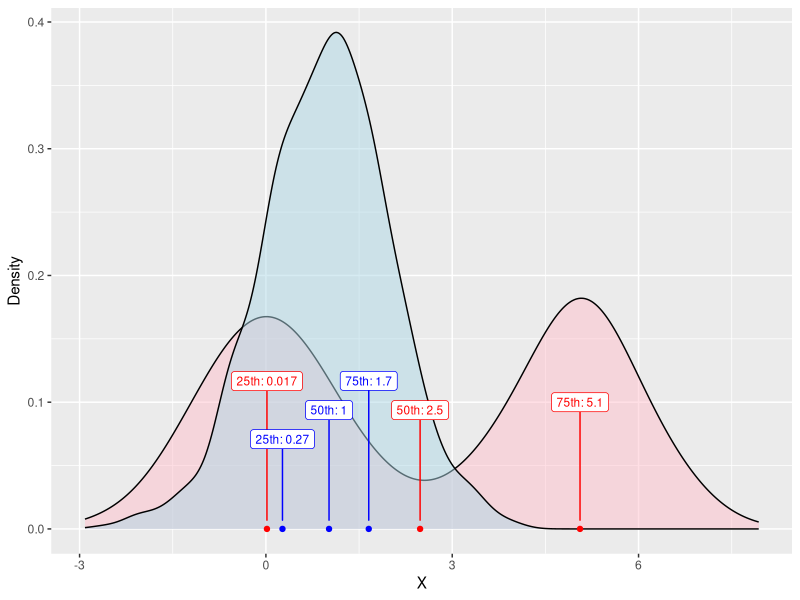

Reproduce this figure in R.
## ---- chunk 1
knitr::opts_chunk$set(echo = TRUE)
library(ggplot2)
library(boot)
library(MASS)
library(Matrix)
library(ggrepel)
## ---- chunk 2
Wald_percentiles_test <- function(x1, x2, p, n.B, show.plot = T, fmt = '%1.3f') {
  #' Arguments:
  #'    @x1   = numeric vector, data from group 1
  #'    @x2   = numeric vector, data from group 2
  #'    @p    = numeric vector, percentiles to investigate
  #'    @n.B  = single integer, number of bootstrap replicates

  # -- Step 0 --
  # library requirements and global variables and checks
  require(ggplot2)
  require(boot)
  require(MASS)
  require(Matrix)
  require(ggrepel)
              
  n.p <- length(p)
  len.x1 <- length(x1)
  len.x2 <- length(x2)
  
  # error checking
  stopifnot(is.double(x1))
  stopifnot(is.double(x2))
  
  stopifnot(all(p >= 0))
  stopifnot(all(p <= 1))
  stopifnot(n.p <= 5)
  
  stopifnot(is.numeric(n.B))
  stopifnot(n.B %% 1 == 0)
  stopifnot(length(n.B) == 1)
  if(n.B < 500) warning('n.B should be > 500')
  
  # -- Step 1 & 2 --
  # percentiles profile, q, for each population
  get_quantile <- function(x, p = p) quantile(x, probs = p, names = F)
  q1 <- get_quantile(x1, p)
  q2 <- get_quantile(x2, p)
  q <- c(q1, q2)
  
    # plot
  if(show.plot) {
    
    p_df1 <- data.frame(p, x = q1, fct = 'q1', z = paste0(p*100, "th: ", signif(q1, 2)))
    p_df2 <- data.frame(p, x = q2, fct = 'q2', z = paste0(p*100, "th: ", signif(q2, 2)))
    p_df  <- rbind(p_df1, p_df2)
    
    pp <- ggplot() + xlab("X") + ylab("Density") +
      geom_density(aes(x = x1), fill = "pink", alpha = 0.5) +
      geom_density(aes(x = x2), fill = "lightblue", alpha = 0.5) +
      geom_point(data = p_df, aes(x = x, y = 0, color = fct), show.legend = F) + 
      geom_label_repel(data = p_df, aes(x = x, y = 0, label = z, color = fct), 
                       point.padding = 1, direction = 'y', nudge_y = 0.1, 
                       show.legend = F, size = 3) + 
      scale_color_manual(values = c('q1' = 'red', 'q2' = 'blue'))
    
    print(pp)
  }
  
  # -- Step 3 --
  # function to get B bootstrap sample estimates of Q
  get_bootstrap_Q <- function(x) {
    
    # update from previous method and use tsboot function
    x.ts <- as.ts(x) # convert to time-series object
    block.len <- round(length(x)^(1/3))
    
    set.seed(1)
    Q.out <- tsboot(tseries = x.ts, 
                    statistic = get_quantile, 
                    sim = "geom", 
                    R = n.B, l = block.len, 
                    n.sim = length(x.ts), orig.t = F,
                    p = p) 
    
    return(Q.out$t)
    
  }
  
  # tilda - qi, from step 3
  q.B.x1 <- get_bootstrap_Q(x = x1)
  q.B.x2 <- get_bootstrap_Q(x = x2)
  
  # -- Step 4 -- 
  # Compute the p x p covariance matrix Vi for each population
  ones.B <- matrix(rep(1, n.B), ncol = 1)
  internal.mat <- diag(n.B) - n.B ^ -1 * (ones.B %*% t(ones.B))
  
  V.x1 <- (n.B - 1) ^ -1 * ( t(q.B.x1) %*% internal.mat %*% q.B.x1 )
  V.x2 <- (n.B - 1) ^ -1 * ( t(q.B.x2) %*% internal.mat %*% q.B.x2 )
  
  # then combine into the Kp x Kp block matrix V
  V <- as.matrix(bdiag(V.x1, V.x2))

  # -- Step 5 --
  # Contrast matrix A = [Ip | -Ip]
  # A is dimension c x Kp, where c is the degrees of freedom
  # and 1 <= c <= (Kp - 1)
  A <- cbind(diag(n.p), -1 * diag(n.p))
  deg.f <- dim(A)[1]
  
  # Compute the Wald statistic, and compare to chi-squared
  # W > qchisq means differences between percentile profiles are
  # statistically significant
  W <- t(q) %*% t(A) %*% ginv( A %*% V %*% t(A)) %*% A %*% q
  chi <- qchisq(0.95, df = deg.f)
  note <- ifelse(W > chi, 
        "* Differences btwn percentile profiles are statistically significant", 
        "Percentile profiles are statistically similar")
  cat("W > qchisq? ", W > chi, note, "\n")
  
  # -- Step 6 --
  # Compute confidence intervals
  if(W > chi) {
    z <- 1.96 # critical value of the standard normal distribution for CI 95%
    for (i in 1:deg.f){
      est <- A[i, ] %*% q
      mod <- z * (A[i, ] %*% V %*% t(A)[, i]) ^ 0.5
      lower <- est - mod
      higher <- est + mod
      note <- ifelse(sign(lower) == sign(higher), "* Significant difference", "")
      cat("CI95 of diff at p=", sprintf(fmt,p[i]), 
          ": [", sprintf(fmt, est - mod), ", ",
                  sprintf(fmt, est + mod), "] ", note, "\n")
    }
  }
  
}
## ---- chunk 3
# population 1
bimodal.pop1 <- c(rnorm(500, mean = 0, sd = 1), rnorm(500, 5, 1))

# pooulation 2
# note: can be a different length!
norm.pop2 <- c(rnorm(800, mean = 1, sd = 1))

# percentiles to test
p <- c(0.25, 0.50, 0.75)

# number of bootstrap runs
n.B <- 500

Wald_percentiles_test(bimodal.pop1, norm.pop2, p, n.B)
